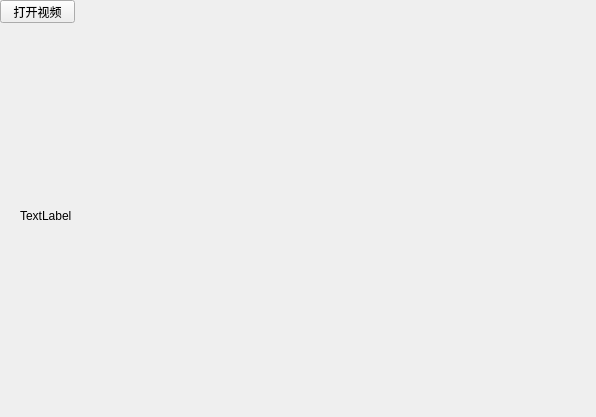
<?xml version="1.0" encoding="UTF-8"?>
<ui version="4.0">
 <class>QtVideoDemo</class>
 <widget class="QWidget" name="QtVideoDemo">
  <property name="geometry">
   <rect>
    <x>0</x>
    <y>0</y>
    <width>596</width>
    <height>417</height>
   </rect>
  </property>
  <property name="windowTitle">
   <string>QtVideoDemo</string>
  </property>
  <widget class="QPushButton" name="picOpenbutton">
   <property name="geometry">
    <rect>
     <x>0</x>
     <y>0</y>
     <width>75</width>
     <height>23</height>
    </rect>
   </property>
   <property name="text">
    <string>打开视频</string>
   </property>
  </widget>
  <widget class="QLabel" name="label">
   <property name="geometry">
    <rect>
     <x>20</x>
     <y>40</y>
     <width>541</width>
     <height>351</height>
    </rect>
   </property>
   <property name="text">
    <string>TextLabel</string>
   </property>
  </widget>
 </widget>
 <layoutdefault spacing="6" margin="11"/>
 <resources/>
 <connections>
  <connection>
   <sender>picOpenbutton</sender>
   <signal>clicked()</signal>
   <receiver>QtVideoDemo</receiver>
   <slot>videoOpenprocess()</slot>
   <hints>
    <hint type="sourcelabel">
     <x>62</x>
     <y>24</y>
    </hint>
    <hint type="destinationlabel">
     <x>111</x>
     <y>59</y>
    </hint>
   </hints>
  </connection>
 </connections>
 <slots>
  <slot>videoOpenprocess()</slot>
 </slots>
</ui>
